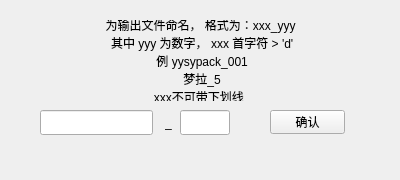
<?xml version="1.0" encoding="UTF-8"?>
<ui version="4.0">
 <class>UIName</class>
 <widget class="QWidget" name="UIName">
  <property name="windowModality">
   <enum>Qt::ApplicationModal</enum>
  </property>
  <property name="geometry">
   <rect>
    <x>0</x>
    <y>0</y>
    <width>400</width>
    <height>180</height>
   </rect>
  </property>
  <property name="windowTitle">
   <string>命名</string>
  </property>
  <property name="windowIcon">
   <iconset resource="../resource.qrc">
    <normaloff>:/img/resource/mabi.ico</normaloff>:/img/resource/mabi.ico</iconset>
  </property>
  <widget class="QLineEdit" name="mainTxt">
   <property name="geometry">
    <rect>
     <x>40</x>
     <y>110</y>
     <width>113</width>
     <height>25</height>
    </rect>
   </property>
  </widget>
  <widget class="QLabel" name="label">
   <property name="geometry">
    <rect>
     <x>165</x>
     <y>115</y>
     <width>10</width>
     <height>16</height>
    </rect>
   </property>
   <property name="text">
    <string>_</string>
   </property>
  </widget>
  <widget class="QLineEdit" name="verTxt">
   <property name="geometry">
    <rect>
     <x>180</x>
     <y>110</y>
     <width>50</width>
     <height>25</height>
    </rect>
   </property>
  </widget>
  <widget class="QPushButton" name="pushButton">
   <property name="geometry">
    <rect>
     <x>270</x>
     <y>110</y>
     <width>75</width>
     <height>24</height>
    </rect>
   </property>
   <property name="text">
    <string>确认</string>
   </property>
  </widget>
  <widget class="QLabel" name="label_2">
   <property name="geometry">
    <rect>
     <x>30</x>
     <y>20</y>
     <width>341</width>
     <height>81</height>
    </rect>
   </property>
   <property name="text">
    <string>为输出文件命名， 格式为：xxx_yyy 
 其中 yyy 为数字， xxx 首字符 &gt; 'd' 
 例 yysypack_001 
 梦拉_5 
 xxx不可带下划线_</string>
   </property>
   <property name="alignment">
    <set>Qt::AlignCenter</set>
   </property>
  </widget>
 </widget>
 <resources>
  <include location="../resource.qrc"/>
 </resources>
 <connections/>
</ui>
